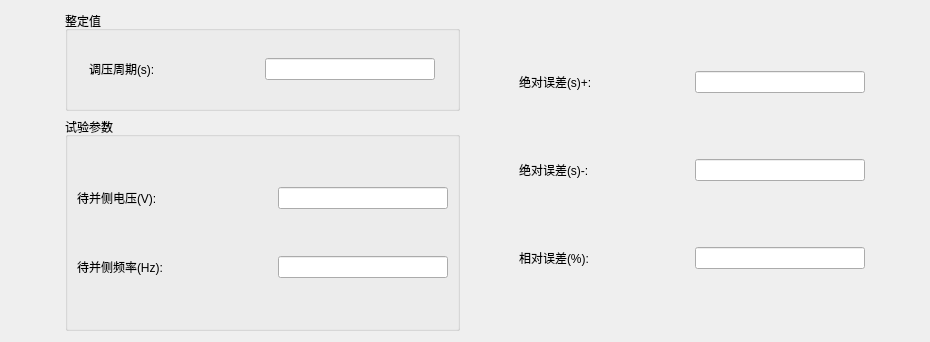
<?xml version="1.0" encoding="UTF-8"?>
<ui version="4.0">
 <class>QSynAdjVolItemParaEditWidget</class>
 <widget class="QWidget" name="QSynAdjVolItemParaEditWidget">
  <property name="geometry">
   <rect>
    <x>0</x>
    <y>0</y>
    <width>930</width>
    <height>342</height>
   </rect>
  </property>
  <property name="windowTitle">
   <string>Form</string>
  </property>
  <layout class="QHBoxLayout" name="horizontalLayout_7">
   <item>
    <spacer name="horizontalSpacer_2">
     <property name="orientation">
      <enum>Qt::Horizontal</enum>
     </property>
     <property name="sizeHint" stdset="0">
      <size>
       <width>40</width>
       <height>20</height>
      </size>
     </property>
    </spacer>
   </item>
   <item>
    <layout class="QVBoxLayout" name="verticalLayout">
     <item>
      <widget class="QGroupBox" name="groupBox_2">
       <property name="sizePolicy">
        <sizepolicy hsizetype="Minimum" vsizetype="Preferred">
         <horstretch>0</horstretch>
         <verstretch>0</verstretch>
        </sizepolicy>
       </property>
       <property name="maximumSize">
        <size>
         <width>5000</width>
         <height>100</height>
        </size>
       </property>
       <property name="title">
        <string>整定值</string>
       </property>
       <layout class="QGridLayout" name="gridLayout">
        <item row="0" column="0">
         <layout class="QHBoxLayout" name="horizontalLayout">
          <item>
           <widget class="QLabel" name="m_labUt">
            <property name="minimumSize">
             <size>
              <width>170</width>
              <height>0</height>
             </size>
            </property>
            <property name="maximumSize">
             <size>
              <width>170</width>
              <height>16777215</height>
             </size>
            </property>
            <property name="text">
             <string>调压周期(s):</string>
            </property>
           </widget>
          </item>
          <item>
           <widget class="QSettingLineEdit" name="m_lineUt">
            <property name="sizePolicy">
             <sizepolicy hsizetype="Preferred" vsizetype="Fixed">
              <horstretch>0</horstretch>
              <verstretch>0</verstretch>
             </sizepolicy>
            </property>
            <property name="minimumSize">
             <size>
              <width>170</width>
              <height>0</height>
             </size>
            </property>
            <property name="maximumSize">
             <size>
              <width>170</width>
              <height>16777215</height>
             </size>
            </property>
           </widget>
          </item>
         </layout>
        </item>
       </layout>
      </widget>
     </item>
     <item>
      <widget class="QGroupBox" name="groupBox_3">
       <property name="sizePolicy">
        <sizepolicy hsizetype="Minimum" vsizetype="Preferred">
         <horstretch>0</horstretch>
         <verstretch>0</verstretch>
        </sizepolicy>
       </property>
       <property name="title">
        <string>试验参数</string>
       </property>
       <layout class="QVBoxLayout" name="verticalLayout_2">
        <item>
         <layout class="QHBoxLayout" name="horizontalLayout_4">
          <item>
           <widget class="QLabel" name="m_labUgStart">
            <property name="minimumSize">
             <size>
              <width>195</width>
              <height>0</height>
             </size>
            </property>
            <property name="maximumSize">
             <size>
              <width>195</width>
              <height>16777215</height>
             </size>
            </property>
            <property name="text">
             <string>待并侧电压(V):</string>
            </property>
           </widget>
          </item>
          <item>
           <widget class="QSettingLineEdit" name="m_lineUgStart">
            <property name="sizePolicy">
             <sizepolicy hsizetype="Preferred" vsizetype="Fixed">
              <horstretch>0</horstretch>
              <verstretch>0</verstretch>
             </sizepolicy>
            </property>
            <property name="minimumSize">
             <size>
              <width>170</width>
              <height>0</height>
             </size>
            </property>
            <property name="maximumSize">
             <size>
              <width>170</width>
              <height>16777215</height>
             </size>
            </property>
           </widget>
          </item>
         </layout>
        </item>
        <item>
         <layout class="QHBoxLayout" name="horizontalLayout_5">
          <item>
           <widget class="QLabel" name="m_labFgStart">
            <property name="minimumSize">
             <size>
              <width>195</width>
              <height>0</height>
             </size>
            </property>
            <property name="maximumSize">
             <size>
              <width>195</width>
              <height>16777215</height>
             </size>
            </property>
            <property name="text">
             <string>待并侧频率(Hz):</string>
            </property>
           </widget>
          </item>
          <item>
           <widget class="QSettingLineEdit" name="m_lineFgStart">
            <property name="sizePolicy">
             <sizepolicy hsizetype="Preferred" vsizetype="Fixed">
              <horstretch>0</horstretch>
              <verstretch>0</verstretch>
             </sizepolicy>
            </property>
            <property name="minimumSize">
             <size>
              <width>170</width>
              <height>0</height>
             </size>
            </property>
            <property name="maximumSize">
             <size>
              <width>170</width>
              <height>16777215</height>
             </size>
            </property>
           </widget>
          </item>
         </layout>
        </item>
       </layout>
      </widget>
     </item>
    </layout>
   </item>
   <item>
    <spacer name="horizontalSpacer">
     <property name="orientation">
      <enum>Qt::Horizontal</enum>
     </property>
     <property name="sizeHint" stdset="0">
      <size>
       <width>40</width>
       <height>20</height>
      </size>
     </property>
    </spacer>
   </item>
   <item>
    <layout class="QVBoxLayout" name="verticalLayout_3">
     <item>
      <layout class="QHBoxLayout" name="horizontalLayout_3">
       <item>
        <widget class="QLabel" name="m_labAbsErr">
         <property name="minimumSize">
          <size>
           <width>170</width>
           <height>0</height>
          </size>
         </property>
         <property name="maximumSize">
          <size>
           <width>170</width>
           <height>16777215</height>
          </size>
         </property>
         <property name="text">
          <string>绝对误差(s)+:</string>
         </property>
        </widget>
       </item>
       <item>
        <widget class="QLineEdit" name="m_linePlus">
         <property name="sizePolicy">
          <sizepolicy hsizetype="Fixed" vsizetype="Fixed">
           <horstretch>0</horstretch>
           <verstretch>0</verstretch>
          </sizepolicy>
         </property>
         <property name="minimumSize">
          <size>
           <width>170</width>
           <height>0</height>
          </size>
         </property>
         <property name="maximumSize">
          <size>
           <width>170</width>
           <height>16777215</height>
          </size>
         </property>
        </widget>
       </item>
      </layout>
     </item>
     <item>
      <layout class="QHBoxLayout" name="horizontalLayout_6">
       <item>
        <widget class="QLabel" name="m_labAbsErr_2">
         <property name="minimumSize">
          <size>
           <width>170</width>
           <height>0</height>
          </size>
         </property>
         <property name="maximumSize">
          <size>
           <width>170</width>
           <height>16777215</height>
          </size>
         </property>
         <property name="text">
          <string>绝对误差(s)-:</string>
         </property>
        </widget>
       </item>
       <item>
        <widget class="QLineEdit" name="m_lineMinus">
         <property name="sizePolicy">
          <sizepolicy hsizetype="Fixed" vsizetype="Fixed">
           <horstretch>0</horstretch>
           <verstretch>0</verstretch>
          </sizepolicy>
         </property>
         <property name="minimumSize">
          <size>
           <width>170</width>
           <height>0</height>
          </size>
         </property>
         <property name="maximumSize">
          <size>
           <width>170</width>
           <height>16777215</height>
          </size>
         </property>
        </widget>
       </item>
      </layout>
     </item>
     <item>
      <layout class="QHBoxLayout" name="horizontalLayout_2">
       <item>
        <widget class="QLabel" name="m_labRelErr">
         <property name="minimumSize">
          <size>
           <width>170</width>
           <height>0</height>
          </size>
         </property>
         <property name="maximumSize">
          <size>
           <width>170</width>
           <height>16777215</height>
          </size>
         </property>
         <property name="text">
          <string>相对误差(%):</string>
         </property>
        </widget>
       </item>
       <item>
        <widget class="QLineEdit" name="m_lineRelErr">
         <property name="sizePolicy">
          <sizepolicy hsizetype="Preferred" vsizetype="Fixed">
           <horstretch>0</horstretch>
           <verstretch>0</verstretch>
          </sizepolicy>
         </property>
         <property name="minimumSize">
          <size>
           <width>170</width>
           <height>0</height>
          </size>
         </property>
         <property name="maximumSize">
          <size>
           <width>170</width>
           <height>16777215</height>
          </size>
         </property>
        </widget>
       </item>
      </layout>
     </item>
    </layout>
   </item>
   <item>
    <spacer name="horizontalSpacer_3">
     <property name="orientation">
      <enum>Qt::Horizontal</enum>
     </property>
     <property name="sizeHint" stdset="0">
      <size>
       <width>40</width>
       <height>20</height>
      </size>
     </property>
    </spacer>
   </item>
  </layout>
 </widget>
 <customwidgets>
  <customwidget>
   <class>QSettingLineEdit</class>
   <extends>QLineEdit</extends>
   <header>../../UI/Controls/SettingCtrls/qsettinglineedit.h</header>
  </customwidget>
 </customwidgets>
 <resources/>
 <connections/>
</ui>
